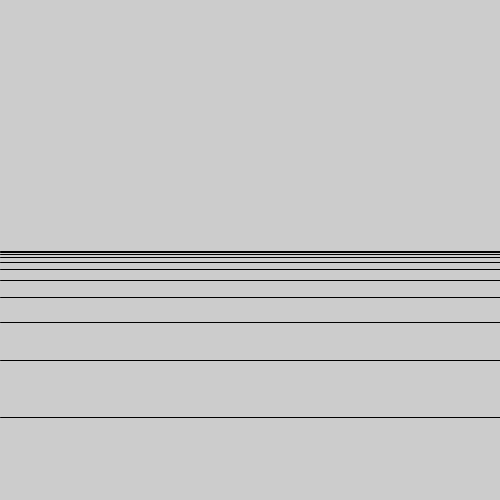
Frame 1 (no input)
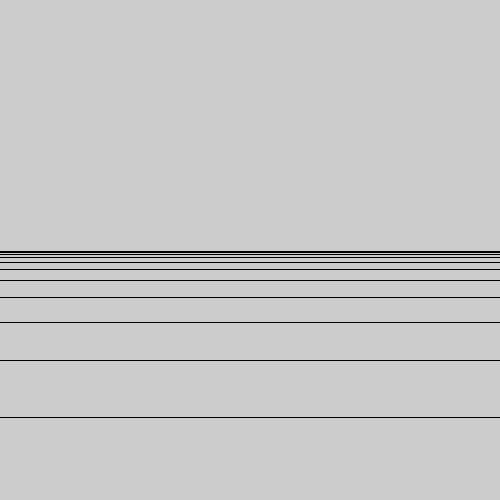
Frame 60 (the mouse pressed at the canvas centre just before this capture)
Frame 120 (the mouse held since frame 60 and released just before this capture): identical to frame 60, image omitted

The Processing sketch that drew these frames (run headless with seeded random() and noise(); from frame 60 on, the mouse is pressed at the canvas centre):

// Processing sketch: Lab_7_pt3
// ── Lab_7_pt3.pde
void setup()
{
  size(500, 500);
}

void draw()
{
  float midpoint = width/2;
      
      
  float i = 1;    
  for(int x = 1; x <= height; x += i)
  {
    line(0, midpoint + x, width, midpoint + x);
    i += i/2;
  }
}
